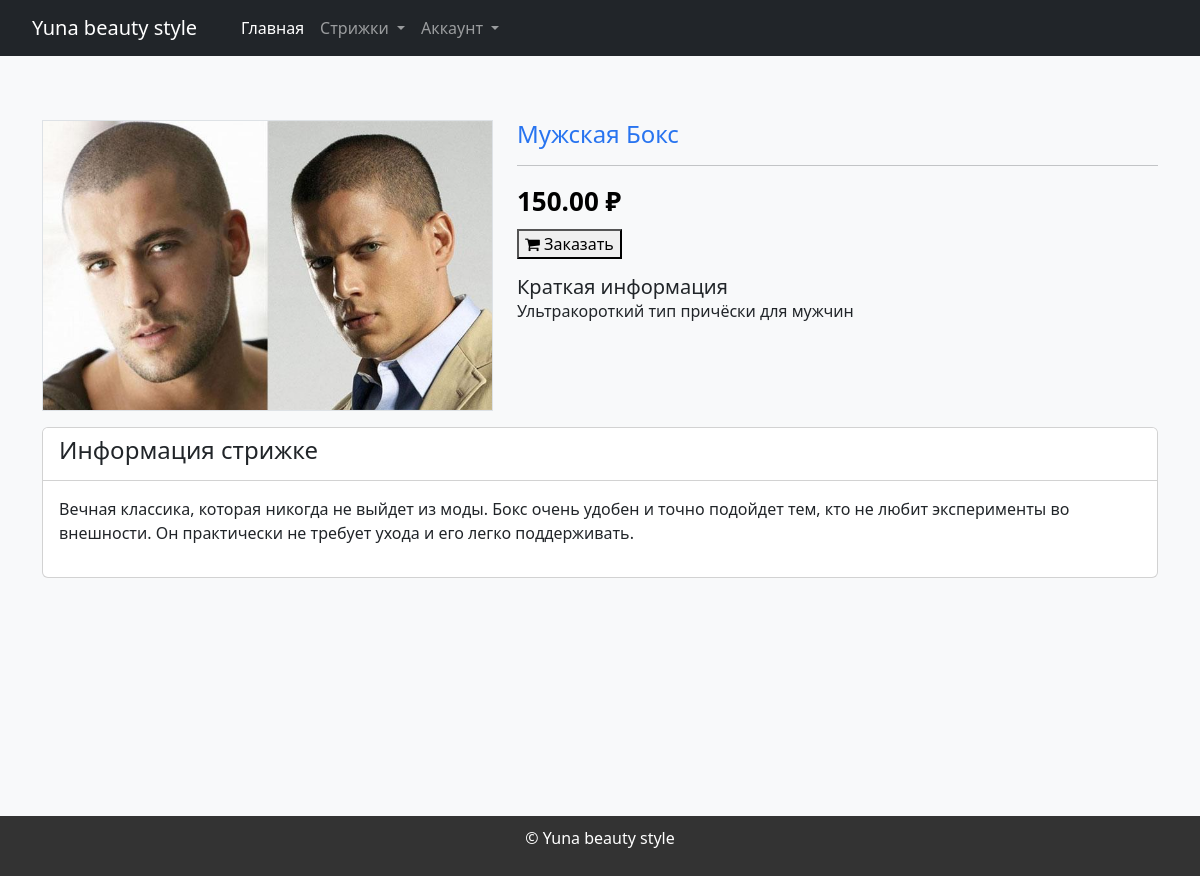
/product.php?id=2, run on the app's committed database.
### tables this page shows
CREATE TABLE `Products` (
  `ProductsID` int NOT NULL,
  `ProductName` varchar(255) NOT NULL,
  `Price` decimal(10,2) NOT NULL,
  `ShortDescription` text,
  `FullDescription` text,
  `img` varchar(50) NOT NULL,
  `Category` varchar(50) NOT NULL
);

### product.php (the view, shortened to what this page needs)
<?php include "html/header.php";
$id = $_GET['id'];
$stmt = $conn -> prepare("SELECT * FROM Products WHERE ProductsID = ?");
$stmt -> bind_param("i", $id);
$stmt -> execute();
$stmt = $stmt -> get_result();
$Product = $stmt -> fetch_assoc();
?>
<form action="basket.php" method="post">
	<div id="product" class="py-3 py-md-5 bg-light">
        <div class="container">
            <div class="row">
                <div class="col-md-5 mt-3">
                    <div class="bg-white border">
                        <img src="img/<?php echo htmlspecialchars($Product['img']);?>" class="w-100">
                    </div>
                </div>
                <div class="col-md-7 mt-3">
                    <div class="product-view">
                        <h4 class="product-name">
                            <?php echo htmlspecialchars($Product['Category']).' '.htmlspecialchars($Product['ProductName']);?>
                        </h4>
                        <hr>
                        <div>
                            <span class="selling-price"><?php echo htmlspecialchars($Product['Price']);?> ₽</span>
                        </div>
						<button type="submit" class="mt-2" class="btn btn1">
                         <i class="fa fa-shopping-cart"></i> Заказать
						</button>
                        <div class="mt-3">
                            <h5 class="mb-0">Краткая информация</h5>
                            <p>
                                <?php echo htmlspecialchars($Product['ShortDescription']);?>
                            </p>
                        </div>
                    </div>
                </div>
            </div>
            <div class="row">
                <div class="col-md-12 mt-3">
                    <div class="card">
                        <div class="card-header bg-white">
                            <h4>Информация стрижке</h4>
                        </div>
                        <div class="card-body">
                            <p>
                                <?php echo htmlspecialchars($Product['FullDescription']);?>
                            </p>
                        </div>
                    </div>
                </div>
            </div>
        </div>
    </div>
</form>
<?php include "html/footer.php"; ?>

### style/styles.css (style rules this page uses)
body { font-family: Arial, sans-serif; margin: 0; padding: 0; background-color: #f5f5f5; }
.product-view .product-name { font-size: 24px; color: #2874f0; }
.product-view .selling-price { font-size: 26px; color: #000; font-weight: 600; margin-right: 8px; }
#product, #cart, #cart1 { height: 95vh !important; }

### data on the page
products: img (picture), Category "Мужская", ProductName "Бокс", Price "150.00", ShortDescription "Ультракороткий тип причёски для мужчин", FullDescription "Вечная классика, которая никогда не выйдет из моды. Бокс очень удобен и точно подойдет тем, кто не любит эксперименты во внешности. Он практически не требует ухода и его легко поддерживать."
